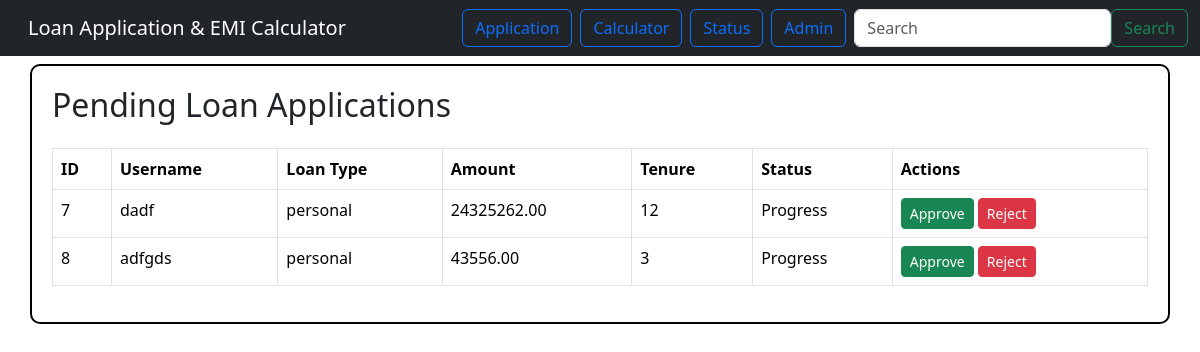
Before: /admin-dashboard/ (signed in) with the older database file.
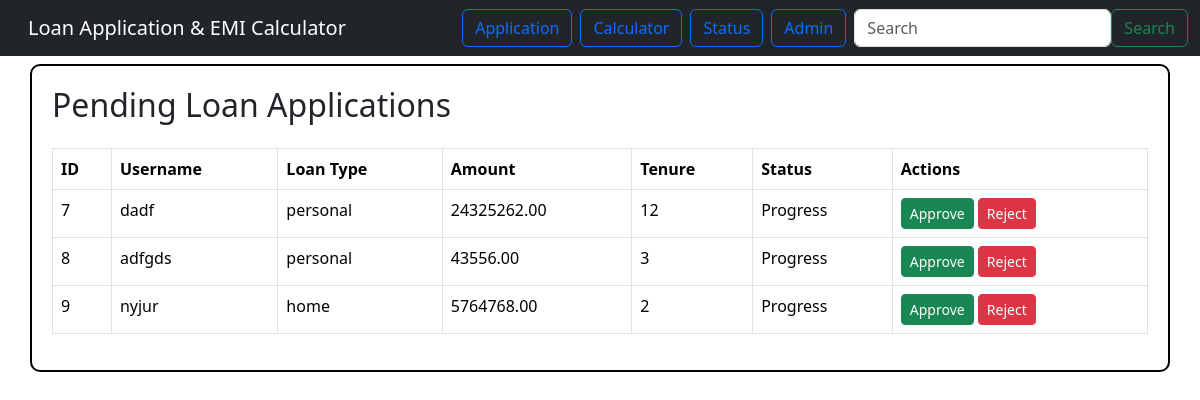
After: the same page with the newer database file.
### register/models.py (models this page shows, shortened)
class LoanApplication(models.Model):
    id = models.AutoField(primary_key=True)
    username = models.CharField(max_length=150)
    password = models.CharField(max_length=150)
    loan_type = models.CharField(max_length=50)
    amount = models.DecimalField(max_digits=12, decimal_places=2)
    tenure_months = models.PositiveIntegerField()
    interest_rate = models.DecimalField(max_digits=5, decimal_places=2)
    status = models.CharField(max_length=20, default='progress')
    created_at = models.DateTimeField(auto_now_add=True)
    updated_at = models.DateTimeField(auto_now=True)

### register/views.py (the view, shortened to what this page needs)
# urls.py: path('admin-dashboard/', views.admin_dashboard, name='admin_dashboard'),
@login_required(login_url='admin_login')
@user_passes_test(lambda u: u.is_superuser, login_url='admin_login')
def admin_dashboard(request):
    applications = LoanApplication.objects.filter(status='Progress')
    return render(request, 'admin_dashboard.html', {'applications': applications})

### register/templates/admin_dashboard.html (shortened to what this page needs)
{% extends 'base.html' %}
{% block content %}
<h2 class="mb-4">Pending Loan Applications</h2>
<table class="table table-bordered">
  <thead>
    <tr>
      <th>ID</th>
      <th>Username</th>
      <th>Loan Type</th>
      <th>Amount</th>
      <th>Tenure</th>
      <th>Status</th>
      <th>Actions</th>
    </tr>
  </thead>
  <tbody>
    {% for app in applications %}
    <tr>
      <td>{{ app.id }}</td>
      <td>{{ app.username }}</td>
      <td>{{ app.loan_type }}</td>
      <td>{{ app.amount }}</td>
      <td>{{ app.tenure_months }}</td>
      <td>{{ app.status }}</td>
      <td>
        <form method="POST" style="display:inline;">
          <button type="submit" name="action" value="approve" class="btn btn-success btn-sm">Approve</button>
          <button type="submit" name="action" value="reject" class="btn btn-danger btn-sm">Reject</button>
        </form>
      </td>
    </tr>
    {% empty %}
    <tr>
      <td colspan="7">No pending applications</td>
    </tr>
    {% endfor %}
  </tbody>
</table>
{% endblock %}

### register/templates/base.html (shortened to what this page needs)
<!doctype html>
<html lang="en">
  <head>
    <link rel="stylesheet" href="https://cdn.jsdelivr.net/npm/bootstrap@5.3.8/dist/css/bootstrap.rtl.min.css">
  </head>
  <body>
    {% include 'includes/navbar.html' %}
    <div class="container mt-2" style="border: 2px solid black; border-radius: 10px; padding: 20px;">
  {% block content %}{% endblock %}
</div>
  </body>
</html>

### register/templates/includes/navbar.html (shortened to what this page needs)
<nav class="navbar navbar-expand-lg navbar-dark bg-dark">
  <div class="container-fluid">
    <a class="navbar-brand" href="#">Loan Application & EMI Calculator</a>
    <div class="collapse navbar-collapse" id="navbarSupportedContent">
      <ul class="navbar-nav me-auto mb-2 mb-lg-0">
        <li class="nav-item">
    <a href="{% url 'register' %}" class="btn btn-outline-primary me-2" role="button">Application</a>
</li>
<li class="nav-item">
    <a href="{% url 'calculator' %}" class="btn btn-outline-primary me-2" role="button">Calculator</a>
</li>
<li class="nav-item">
    <a href="{% url 'status' %}" class="btn btn-outline-primary me-2" role="button">Status</a>
</li>
<li class="nav-item">
    <a href="{% url 'admin_login' %}" class="btn btn-outline-primary me-2" role="button"> Admin</a>
</li>
      </ul>
      <form class="d-flex" role="search">
        <input class="form-control me-2" type="search" placeholder="Search" aria-label="Search"/>
        <button class="btn btn-outline-success" type="submit">Search</button>
      </form>
    </div>
  </div>
</nav>

Changed rows visible on the page:
added LoanApplication: id "9", username "nyjur", loan_type "home", amount "5764768.00", tenure_months "2", status "Progress"
